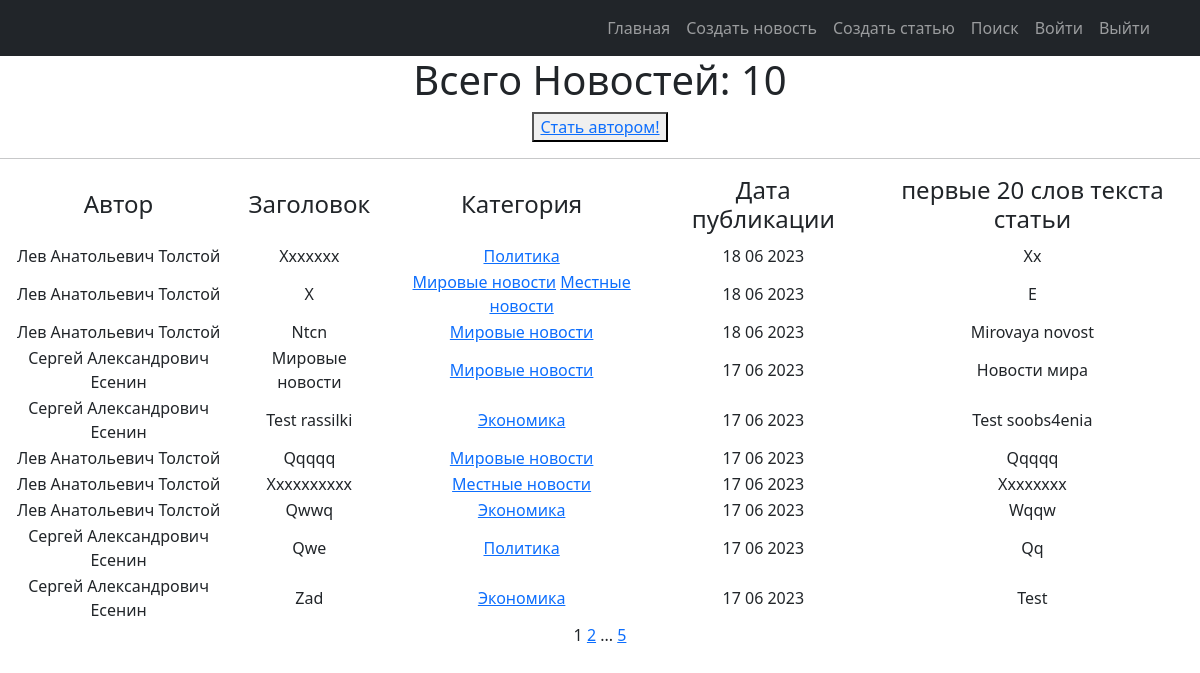
The page / on the database its author committed.
### news/models.py (models this page shows, shortened)
class Post(models.Model):
    objects = None
    article = 'AR'
    news = 'NE'
    POST = [
        (news, 'Новость'),
        (article, 'Статья')
    ]
    title = models.TextField(max_length=50)
    author = models.ForeignKey(Author, on_delete=models.CASCADE)
    time_in_comment = models.DateTimeField(auto_now_add=True)  #default=django.utils.timezone.now
    choice_title = models.CharField(max_length=2, choices=POST)
    post_text = models.TextField(max_length=500)
    categories = models.ManyToManyField('Category', through='PostCategory')
    rating_post = models.IntegerField(default=0)

class Author(models.Model):
    user_author = models.OneToOneField(User, on_delete=models.CASCADE)
    user_rating = models.IntegerField(default=0)

class Category(models.Model):
    objects = None
    economy = 'EC'
    politician = 'PL'
    worldnews = 'WN'
    hostnews = 'HN'
    sport = 'SP'
    POSITION = [
        (economy, 'Экономика'),
        (politician, 'Политика'),
        (worldnews, 'Мировые новости'),
        (hostnews, 'Местные новости'),
        (sport, 'Спортивные новости')
    ]
    category = models.CharField(max_length=2, choices=POSITION, default='HN', unique=True)
    subscribers = models.ManyToManyField(User, blank=True, related_name='categories')
    def __str__(self):
        return self.get_category_display()

### news/views.py (the view)
# urls.py: path('', PostList.as_view(), name='post_list'),
class PostList(ListView):
    model = Post
    ordering = '-time_in_comment'
    template_name = 'news.html'
    context_object_name = 'all'
    paginate_by = 10
    def get_context_data(self, **kwargs):
        context = super().get_context_data(**kwargs)
        context['is_not_author'] = not self.request.user.groups.filter(name = 'author').exists()
        return context

### news/templatetags/censure.py (called while the page is built)
@register.filter()
def censor(word):
    def multiple_replace(texts, replace_value):
        for i, j in replace_value.items():
            texts = texts.lower().replace(i, j)
        return texts
    replace_values = {'модели': 'м*****',
                      'джигурда': 'д*******',
                      'однако': 'о*****',
                      'директор': 'д*******',
                      'повтор': 'п*****'
                      }
    word = multiple_replace(word, replace_values)
    return word.capitalize()

### news/templatetags/custom_tags.py (called while the page is built)
@register.simple_tag(takes_context=True)
def url_replace(context, **kwargs):
   d = context['request'].GET.copy()
   for k, v in kwargs.items():
       d[k] = v
   return d.urlencode()

### templates/news.html (shortened to what this page needs)
{% extends 'flatpages/default.html' %}
{% load custom_tags %}
{% block content %}
{% load censure %}
    <h1>Всего Новостей: {{ all.all |length }} </h1>
{% if is_not_author %}
<button> <a href="upgrade/"> Стать автором!</a> </button>
{% endif %}
    <hr>
    {% if all %}
        <table >
            <tr>
                <td><h4>Автор</h4></td>
                <td><h4>Заголовок</h4></td>
                <td><h4>Категория</h4></td>
                <td><h4>Дата публикации</h4></td>
                <td><h4>первые 20 слов текста статьи</h4></td>
            </tr>
            {% for news in all %}
            <tr>
                <td>{{ news.author.user_author.first_name }}</td>
                <td>{{ news.title | censor }}</td>
                <td>{% for category in news.categories.all %}
                       <a href="{% url 'category_list' category.id %}" >{{category}}</a>
                    {% endfor %}
                </td>
                <td>{{ news.time_in_comment |date:'j m Y'  }}
                </td>
                <td>{{ news.post_text |truncatewords:20 | censor }}</td>
            </tr>
            {% endfor %}
        </table>
    {% else %}
        <h2>Новостей нет!</h2>
    {% endif %}
   {{ page_obj.number }}
   {% if page_obj.has_next %}
       <a href="?{% url_replace page=page_obj.next_page_number %}">{{ page_obj.next_page_number }}</a>
       {% if paginator.num_pages != page_obj.next_page_number %}
           ...
           <a href="?{% url_replace page=page_obj.paginator.num_pages %}">{{ page_obj.paginator.num_pages }}</a>
       {% endif %}
   {% endif %}
{% endblock content %}

### rows shown on the page
Post: author.user_author.first_name "Лев Анатольевич Толстой", title|censor "Xxxxxxx", time_in_comment "18 06 2023", post_text|censor "Xx"
Category: category "Политика"
Post: author.user_author.first_name "Лев Анатольевич Толстой", title|censor "X", time_in_comment "18 06 2023", post_text|censor "E"
Category: category "Мировые новости"
Category: category "Местные новости"
Post: author.user_author.first_name "Лев Анатольевич Толстой", title|censor "Ntcn", time_in_comment "18 06 2023", post_text|censor "Mirovaya novost"
Post: author.user_author.first_name "Сергей Александрович Есенин", title|censor "Мировые новости", time_in_comment "17 06 2023", post_text|censor "Новости мира"
Post: author.user_author.first_name "Сергей Александрович Есенин", title|censor "Test rassilki", time_in_comment "17 06 2023", post_text|censor "Test soobs4enia"
Category: category "Экономика"
Post: author.user_author.first_name "Лев Анатольевич Толстой", title|censor "Qqqqq", time_in_comment "17 06 2023", post_text|censor "Qqqqq"
Post: author.user_author.first_name "Лев Анатольевич Толстой", title|censor "Xxxxxxxxxx", time_in_comment "17 06 2023", post_text|censor "Xxxxxxxx"
Post: author.user_author.first_name "Лев Анатольевич Толстой", title|censor "Qwwq", time_in_comment "17 06 2023", post_text|censor "Wqqw"
Post: author.user_author.first_name "Сергей Александрович Есенин", title|censor "Qwe", time_in_comment "17 06 2023", post_text|censor "Qq"
Post: author.user_author.first_name "Сергей Александрович Есенин", title|censor "Zad", time_in_comment "17 06 2023", post_text|censor "Test"

### other values the page prints
{{ all.all |length }} "10"
{{ page_obj.number }} "1"
{{ page_obj.next_page_number }} "2"
{{ page_obj.paginator.num_pages }} "5"
